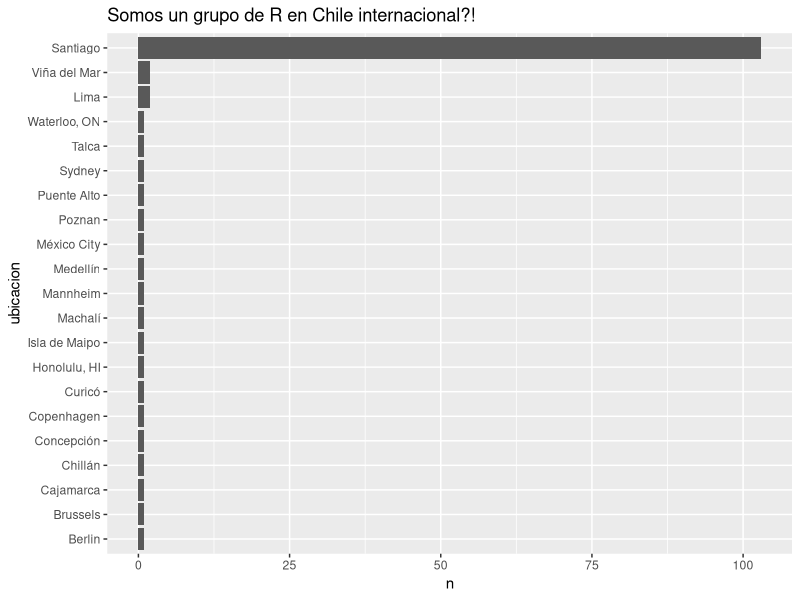

Here is the R script that generated this plot:
#' ---
#' title: "useRChile Revival"
#' author: "Joshua"
#' date: "`r format(Sys.time(), '%d %B, %Y')`"
#' output: 
#'  html_document: 
#'    keep_md: yes
#' ---

#' (Esto se puede ver también por [acá](https://rawgit.com/jbkunst/useRchile/master/20150707-revival/readme.html))
#' <br>
#' Con el fin de *re*activar el grupo pretendo realizar un tipo de estudio descritivo usando... R?

#' Paquetes (no librerías!) a necesitar!
#+ fig.width=10, fig.height=5, warning=FALSE, message=FALSE
rm(list = ls())
library("dplyr")
library("ggplot2")
library("lubridate")
# library("printr")

#' Leer el archivo
data <- read.table("useRchile_Member_List_on_07-07-15.txt",
                   sep = "\t", fileEncoding = "UTF-8", header = TRUE,
                   stringsAsFactors = FALSE)

#' Le agregamos la clase tbl (paquete dplyr) que uno de sus ventajas es como se visualiza la realizar el print en consola.

data <- tbl_df(data)

head(data)

#' Ugh, esos nombres!
names(data) <- names(data) %>% # seleccionamos los nombres
  tolower() %>% # lo llevamos a minúsculas
  gsub("^x\\.|\\.$", "", .) %>% # limpiamos 'puntos' y la 'x' del comienzo
  gsub("\\.", "_", .) %>% 
  iconv(to = "ASCII//TRANSLIT") # removemos tildes

head(data)

#' Un poco mejor! Ahora por unos descriptivos
 
#' De donde somos?
t <- data %>% 
  group_by(ubicacion) %>% 
  summarise(n = n()) %>% 
  arrange(n) %>% # los ordenos segun tamaña para que al realizar el 'factor' queden ordenados y plotearlos
  mutate(ubicacion = factor(ubicacion, levels = ubicacion))

tail(t)

ggplot(t) + 
  geom_bar(aes(ubicacion, n), stat = "identity") +
  coord_flip() +
  ggtitle("Somos un grupo de R en Chile internacional?!")

#' Como hemos crecido en tamaño durante el tiempo
data <- data %>% 
  mutate(se_unio_al_grupo_el_date = gsub("/", "-", se_unio_al_grupo_el)) %>%  
  mutate(se_unio_al_grupo_el_date = dmy(se_unio_al_grupo_el_date)) 

data %>% select(se_unio_al_grupo_el, se_unio_al_grupo_el_date)

t <- data %>% 
  group_by(se_unio_al_grupo_el) %>% 
  summarise(n = n()) %>% 
  arrange(se_unio_al_grupo_el)
